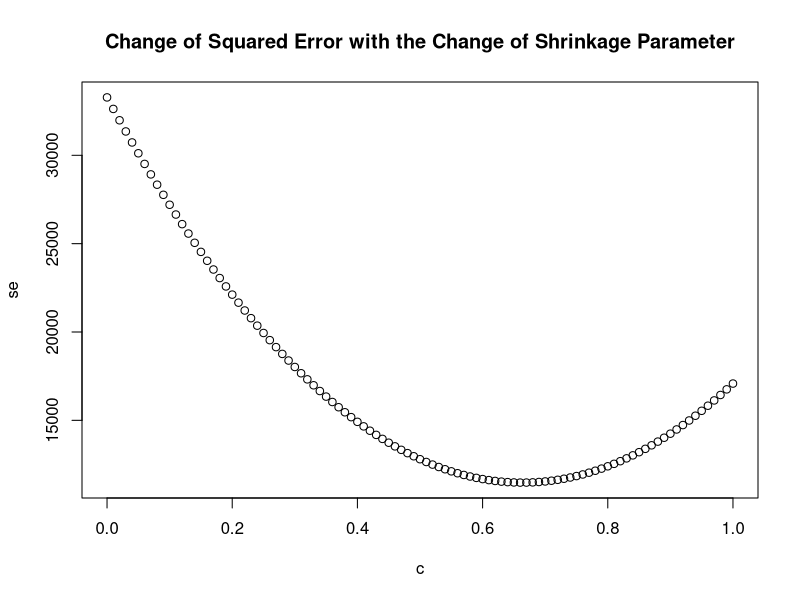
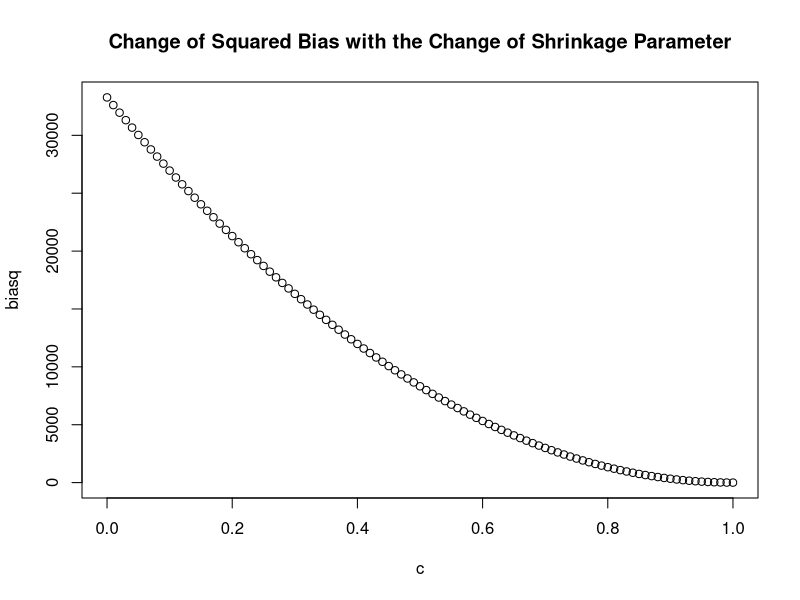
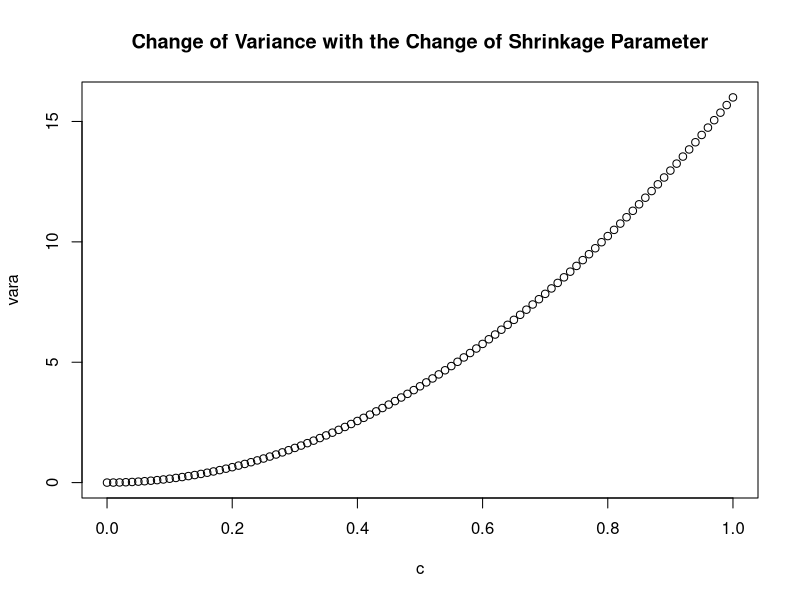
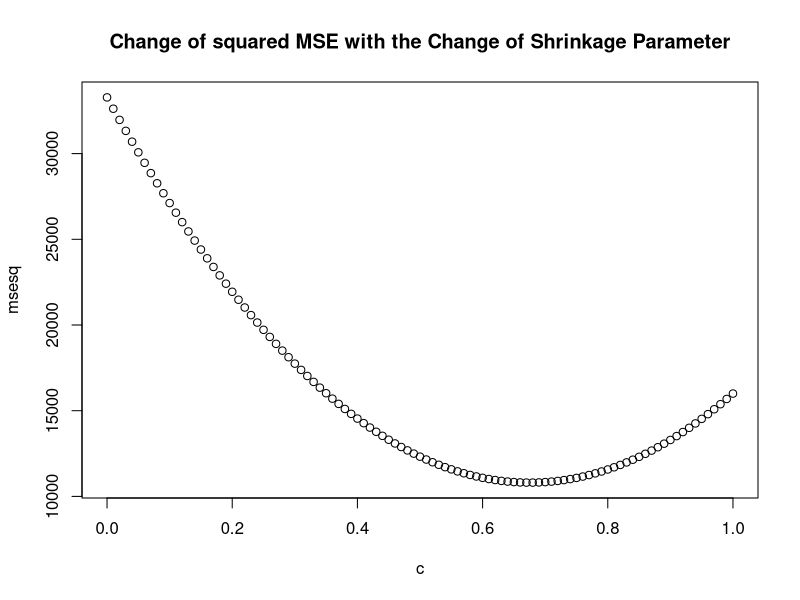
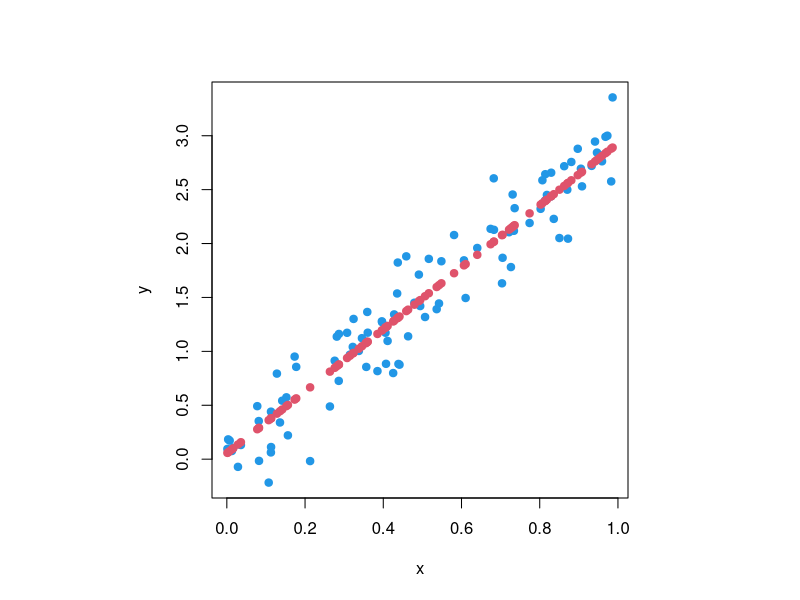
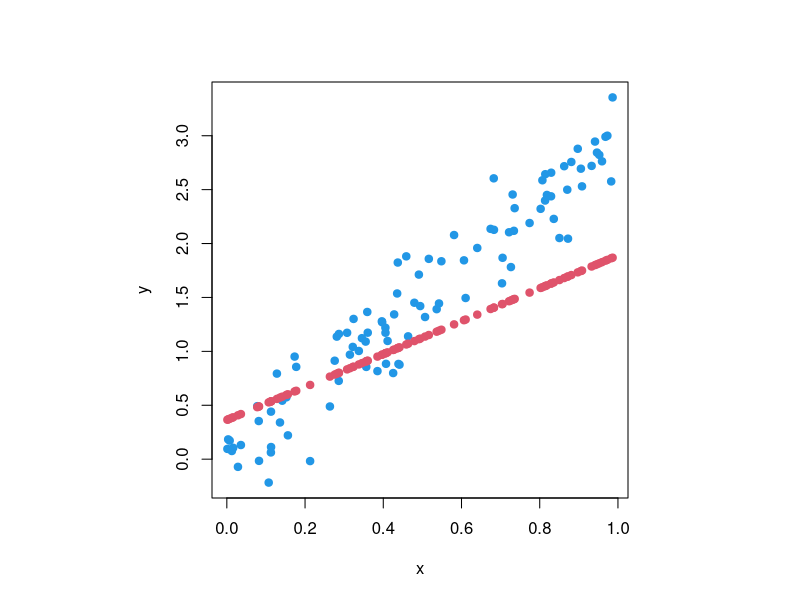
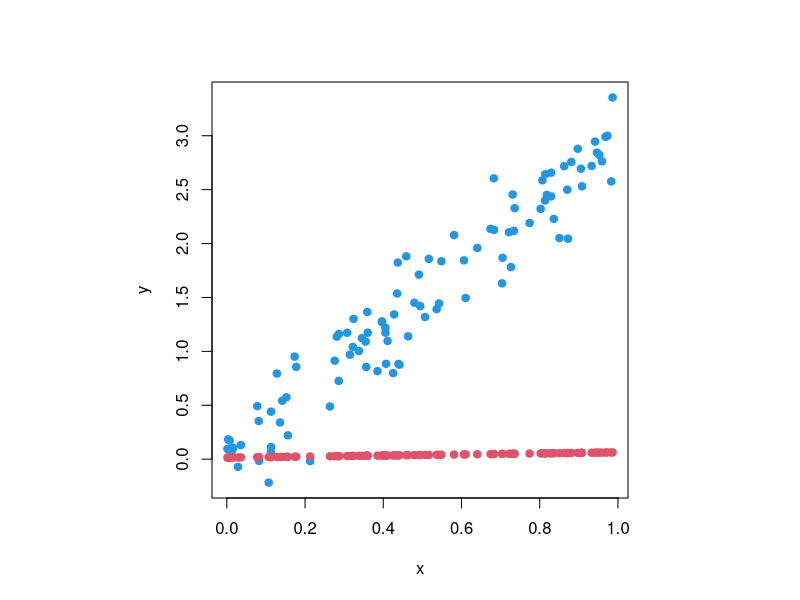
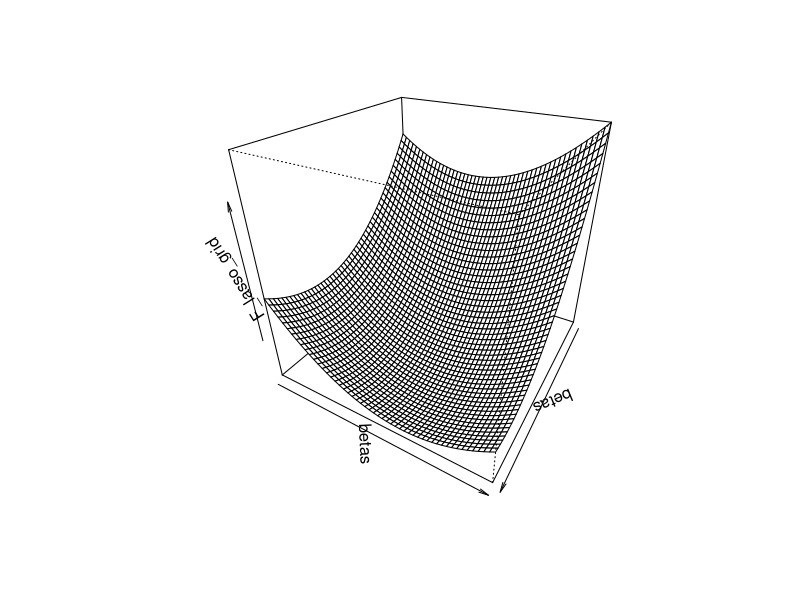

R code for these plots, in order:
## ---- chunk 1
knitr::opts_chunk$set(echo = TRUE)
## ---- chunk 2
set.seed(1)
p=1000
mu=runif(p,0,10)
y=rep(0,p)
for (j in 1:1000) {y[j]=rnorm(1,mu[j],4)}
c=seq(0,1,0.01)
se<-rep(0,length(c))
for (i in 1:length(c)) {se[i]<-sum((c[i]*y-mu)^2)}
c[which.min(se)]
plot(c,se,main='Change of Squared Error with the Change of Shrinkage Parameter')
## ---- chunk 3
biasq<-rep(0,length(c))
for (i in 1:length(c)) {biasq[i]<-sum(((c[i]-1)*mu)^2)}
plot(c,biasq,main='Change of Squared Bias with the Change of Shrinkage Parameter')
## ---- chunk 4
vara<-rep(0,length(c))
for (i in 1:length(c)) {vara[i]<-sum(c[i]^2*4^2)}
plot(c,vara,main='Change of Variance with the Change of Shrinkage Parameter')
## ---- chunk 5
msesq<-rep(0,length(c))
for (i in 1:length(c)) {msesq[i]<-sum(((c[i]-1)*mu)^2+c[i]^2*4^2)}
plot(c,msesq,main='Change of squared MSE with the Change of Shrinkage Parameter')
## ---- chunk 6
n = 100
x = runif(n)
y = 3*x + 0.25*rnorm(n)
A = cbind(rep(1,n), x, 2*x)
lambda = 1
beta_ridge = solve(t(A) %*% A + lambda*diag(3), t(A) %*% y)
y_hat = A %*% beta_ridge
par(pty="s")
plot(x, y, col=4, pch=19)
points(x, y_hat, col=2, pch=19)

lambda = 100
beta_ridge = solve(t(A) %*% A + lambda*diag(3), t(A) %*% y)
y_hat = A %*% beta_ridge
plot(x, y, col=4, pch=19)
points(x, y_hat, col=2, pch=19)
lambda = 10000
beta_ridge = solve(t(A) %*% A + lambda*diag(3), t(A) %*% y)
y_hat = A %*% beta_ridge
plot(x, y, col=4, pch=19)
points(x, y_hat, col=2, pch=19)


## ---- chunk 7
set.seed(1)
n=20 #number of samples
x1 = rnorm(n) # predictor 1 values
x2 =rnorm(n) # predictor 2 values
y = 2*x1 + 1*x2+0.25*rnorm(n) # outcome values
F_lasso = function(b1,b2) { #lasso objective function
  0.5*sum((y - b1*x1 - b2*x2)^2)/n + lambda*(abs(b1)+abs(b2))}


#Perspective plot of F_lasso for a range of lambda values
betas = seq(-2,3,0.1) #range of coefficient   values for plots
for (lambda in seq(0,2,0.1)){
  F_lasso_grid=outer(betas,betas,Vectorize(F_lasso))
  persp(betas,betas,F_lasso_grid,theta=120,phi=30)
  Sys.sleep(0.5)
}

## ---- chunk 8
#Contour plot of F_lasso for a range of lambda values
library("glmnet")
for (lambda in seq(0,2,0.02)){
  F_lasso_grid  = outer(betas,betas,Vectorize(F_lasso))
  contour(betas,betas,F_lasso_grid,nlevels=30)
  lasso_fit = glmnet(cbind(x1,x2),y,intercept=F,standardize=F,lambda=lambda)
  points(lasso_fit$beta[1],lasso_fit$beta[2],pch=19,cex=2,col=4)
  grid()
  Sys.sleep(0.1)}
